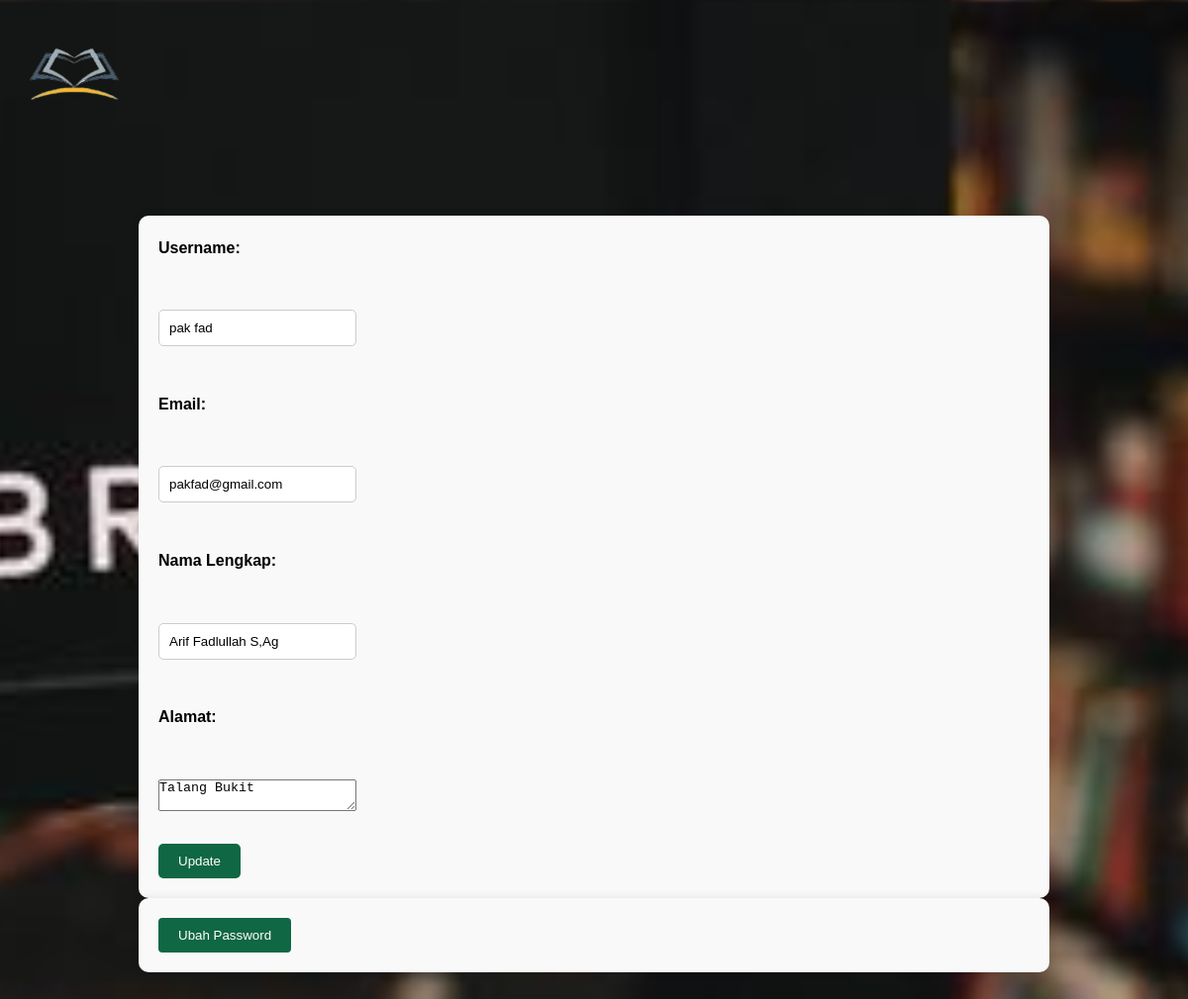
The app's page /profile.php (signed in) with its own data.
### tables this page shows
CREATE TABLE `user` (
  `UserID` int(11) NOT NULL,
  `Username` varchar(255) NOT NULL,
  `Password` varchar(255) NOT NULL,
  `Email` varchar(255) NOT NULL,
  `NamaLengkap` varchar(255) NOT NULL,
  `Alamat` text NOT NULL,
  `level` enum('administrator','petugas','peminjam') NOT NULL
);

### profile.php (the view, shortened to what this page needs)
<?php
include('koneksi.php');
$user_id = $_SESSION['UserID'];
$username = $email = $namaLengkap = $alamat = '';
$sql = "SELECT * FROM user WHERE UserID = $user_id";
$result = $conn->query($sql);
if ($result) {
    if ($result->num_rows > 0) {
        $row = $result->fetch_assoc();
        $username = isset($row['Username']) ? $row['Username'] : '';
        $email = isset($row['Email']) ? $row['Email'] : '';
        $namaLengkap = isset($row['NamaLengkap']) ? $row['NamaLengkap'] : '';
        $alamat = isset($row['Alamat']) ? $row['Alamat'] : '';
    } else {
        $error = 'Tidak ada data pengguna yang ditemukan.';
    }
} else {
    $error = "Error: " . $conn->error;
}
?>
<!DOCTYPE html>
<html lang="en">
<head>
<img src="img/buku1.png" alt="image" class="book-img">
    <link rel="stylesheet" href="style.css">
</head>
<body>
    <section class="content">
        <div class="container">
            <form method="post" action="<?php echo htmlspecialchars($_SERVER["PHP_SELF"]); ?>">
                <label for="username">Username:</label><br>
                <input type="text" id="username" name="username" value="<?php echo $username; ?>"><br><br>
                <label for="email">Email:</label><br>
                <input type="text" id="email" name="email" value="<?php echo $email; ?>"><br><br>
                <label for="nama_lengkap">Nama Lengkap:</label><br>
                <input type="text" id="nama_lengkap" name="nama_lengkap" value="<?php echo $namaLengkap; ?>"><br><br>
                <label for="alamat">Alamat:</label><br>
                <textarea id="alamat" name="alamat"><?php echo $alamat; ?></textarea><br><br>
                <input type="submit" value="Update">
            </form>
            <form method="post" action="ubah_password.php">
    <button type="submit">Ubah Password</button>
</form>
        </div>
    </section>
</body>
</html>

### style.css (style rules this page uses)
* { margin: 0; padding: 0; box-sizing: border-box; }
body { font-family: Arial, sans-serif; line-height: 1.6; background-color: #f9f9f9; }
.container { width: 80%; margin: 0 auto; }
.content { padding: 40px 0; }
form { background-color: #f9f9f9; padding: 20px; border-radius: 10px; box-shadow: 0 0 10px rgba(0, 0, 0, 0.1); }
label { display: block; margin-bottom: 50px; font-weight: bold; }
input[type="text"], input[type="number"] { width: calc(100% - 24px); padding: 10px; margin-bottom: 20px; border: 1px solid #ccc; border-radius: 5px; }
input[type="submit"] { background-color: #106744; color: #fff; border: none; padding: 10px 20px; cursor: pointer; border-radius: 5px; }
button { background-color: #106744; color: white; padding: 10px 20px; border: none; border-radius: 4px; cursor: pointer; }
.container { width: 80%; margin: 0 auto; padding: 20px; }
label { width: 150px; display: inline-block; }
label { width: 150px; display: inline-block; vertical-align: top; }
input[type="text"], input[type="date"], select, textarea { width: 200px; }

### profile.php (style rules this page uses)
body { font-family: Arial, sans-serif; margin: 0; padding: 0; background-image: url('img/lib.jpg'); background-size: cover; background-position: center; }
.book-img { width: 150px; height: auto; margin-left: 0px; }

### records on screen
user: username "pak fad", email "pakfad@gmail.com", nama_lengkap "Arif Fadlullah S,Ag", alamat "Talang Bukit"
